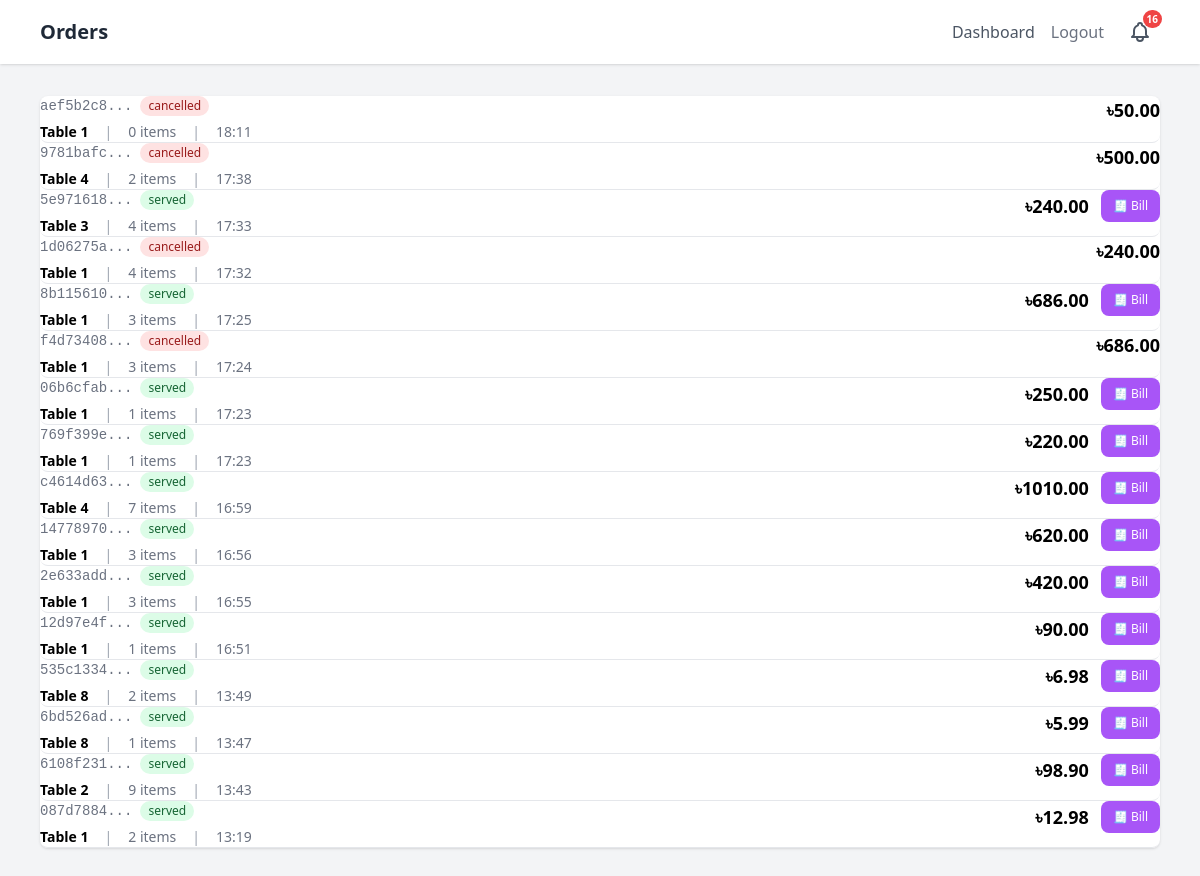
/admin/orders (signed in), run on the app's committed database.
### app/models/order.py (models this page shows, shortened)
class Order(db.Model):
    __tablename__ = "orders"
    id = db.Column(db.String(36), primary_key=True, default=lambda: str(uuid.uuid4()))
    table_id = db.Column(db.Integer, db.ForeignKey("tables.id"), nullable=False)
    session_token = db.Column(db.String(128), nullable=False)
    status = db.Column(
        db.String(20), nullable=False, default="received"
    )  # received, preparing, served, completed, cancelled
    total_amount = db.Column(db.Float, default=0.0)
    created_at = db.Column(db.DateTime, default=datetime.utcnow)
    updated_at = db.Column(db.DateTime, default=datetime.utcnow, onupdate=datetime.utcnow)
    is_read = db.Column(db.Boolean, server_default='false', default=False)
    items = db.relationship("OrderItem", backref="order", lazy="dynamic", cascade="all, delete-orphan")
    STATUSES = ["received", "preparing", "served", "completed", "cancelled"]

### app/models/table.py (models this page shows, shortened)
class Table(db.Model):
    __tablename__ = "tables"
    id = db.Column(db.Integer, primary_key=True)
    table_number = db.Column(db.Integer, unique=True, nullable=False)
    qr_token = db.Column(db.String(64), unique=True, nullable=False, index=True)
    is_active = db.Column(db.Boolean, default=True)
    waiter_called = db.Column(db.Boolean, default=False)
    orders = db.relationship("Order", backref="table", lazy="dynamic")

### app/blueprints/admin/routes.py (the view)
@admin_bp.route("/orders")
@login_required
@admin_required
def orders():
    orders = Order.query.order_by(Order.created_at.desc()).limit(50).all()
    return render_template("admin/orders.html", orders=orders)

### app/blueprints/admin/routes.py (called while the page is built)
def admin_required(f):
    @wraps(f)
    def decorated_function(*args, **kwargs):
        if not current_user.is_authenticated or current_user.role != "admin":
            abort(403)
        return f(*args, **kwargs)
    return decorated_function

### app/models/staff_user.py (called while the page is built)
@login_manager.user_loader
def load_user(user_id):
    return StaffUser.query.get(int(user_id))

### app/templates/admin/orders.html (shortened to what this page needs)
{% extends "base.html" %}
{% block content %}
<div class="min-h-screen bg-gray-100">
    <nav class="bg-white shadow">
        <div class="max-w-6xl mx-auto px-4 py-3 flex items-center justify-between">
            <h1 class="text-lg sm:text-xl font-bold text-gray-800">Orders</h1>
            <div class="flex items-center gap-3 sm:gap-4">
                <a href="/admin/" class="text-sm sm:text-base text-gray-600 hover:text-gray-800">Dashboard</a>
                <a href="/admin/logout" class="text-sm sm:text-base text-gray-500 hover:text-gray-700">Logout</a>
                {% include "admin/_bell.html" %}
            </div>
        </div>
    </nav>
    <main class="max-w-6xl mx-auto px-3 sm:px-4 py-4 sm:py-8">
        {% if orders %}
        <div class="space-y-3 sm:space-y-0 sm:bg-white sm:rounded-lg sm:shadow sm:overflow-hidden">
            {% for order in orders %}
            <div class="bg-white sm:bg-transparent rounded-lg shadow sm:shadow-none sm:border-b sm:border-gray-200 p-4 sm:p-0">
                <div class="flex items-start justify-between gap-3">
                    <div class="flex-1 min-w-0">
                        <div class="flex items-center gap-2 flex-wrap">
                            <span class="font-mono text-xs sm:text-sm text-gray-500">{{ order.id[:8] }}...</span>
                            <span class="px-2 py-0.5 text-xs rounded-full
                                {% if order.status == 'received' %}bg-blue-100 text-blue-800
                                {% elif order.status == 'preparing' %}bg-yellow-100 text-yellow-800
                                {% elif order.status == 'served' %}bg-green-100 text-green-800
                                {% elif order.status == 'completed' %}bg-gray-100 text-gray-800
                                {% else %}bg-red-100 text-red-800{% endif %}">
                                {{ order.status }}
                            </span>
                        </div>
                        <div class="mt-1.5 flex items-center gap-2 sm:gap-4 text-sm">
                            <span class="font-semibold">Table {{ order.table.table_number }}</span>
                            <span class="text-gray-400">|</span>
                            <span class="text-gray-500">{{ order.items.count() }} items</span>
                            <span class="text-gray-400">|</span>
                            <span class="text-gray-500">{{ order.created_at.strftime('%H:%M') }}</span>
                        </div>
                    </div>
                    <div class="flex items-center gap-2 sm:gap-3 shrink-0">
                        <span class="font-bold text-base sm:text-lg">৳{{ "%.2f"|format(order.total_amount) }}</span>
                        {% if order.status in ['received', 'preparing'] %}
                        <form method="POST" action="/admin/orders/{{ order.id }}/cancel"
                            onsubmit="return confirm('নিশ্চিত? অর্ডারটি বাতিল করা হবে')">
                            <input type="hidden" name="csrf_token" value="{{ csrf_token() }}">
                            <button class="bg-red-500 text-white text-xs px-2.5 py-1.5 sm:px-3 sm:py-2 rounded-lg hover:bg-red-600 active:scale-95 transition-all whitespace-nowrap">
                                ✕ Cancel
                            </button>
                        </form>
                        {% elif order.status in ['served', 'completed'] %}
                        <a href="/admin/orders/{{ order.id }}/bill" target="_blank"
                           class="bg-purple-500 text-white text-xs px-2.5 py-1.5 sm:px-3 sm:py-2 rounded-lg hover:bg-purple-600 active:scale-95 transition-all whitespace-nowrap">
                            🧾 Bill
                        </a>
                        {% endif %}
                    </div>
                </div>
            </div>
            {% endfor %}
        </div>
        {% else %}
        <div class="text-center py-12 text-gray-400">
            <p class="text-lg">No orders found</p>
        </div>
        {% endif %}
    </main>
</div>
{% endblock %}

### app/templates/base.html (style rules this page uses)
* { -webkit-tap-highlight-color: transparent; }

### data on the page
Order: id "aef5b2c8", status "cancelled", table.table_number "1", items.count "0", created_at "18:11", total_amount "50.00"
Order: id "9781bafc", status "cancelled", table.table_number "4", items.count "2", created_at "17:38", total_amount "500.00"
Order: id "5e971618", status "served", table.table_number "3", items.count "4", created_at "17:33", total_amount "240.00"
Order: id "1d06275a", status "cancelled", table.table_number "1", items.count "4", created_at "17:32", total_amount "240.00"
Order: id "8b115610", status "served", table.table_number "1", items.count "3", created_at "17:25", total_amount "686.00"
Order: id "f4d73408", status "cancelled", table.table_number "1", items.count "3", created_at "17:24", total_amount "686.00"
Order: id "06b6cfab", status "served", table.table_number "1", items.count "1", created_at "17:23", total_amount "250.00"
Order: id "769f399e", status "served", table.table_number "1", items.count "1", created_at "17:23", total_amount "220.00"
Order: id "c4614d63", status "served", table.table_number "4", items.count "7", created_at "16:59", total_amount "1010.00"
Order: id "14778970", status "served", table.table_number "1", items.count "3", created_at "16:56", total_amount "620.00"
Order: id "2e633add", status "served", table.table_number "1", items.count "3", created_at "16:55", total_amount "420.00"
Order: id "12d97e4f", status "served", table.table_number "1", items.count "1", created_at "16:51", total_amount "90.00"
Order: id "535c1334", status "served", table.table_number "8", items.count "2", created_at "13:49", total_amount "6.98"
Order: id "6bd526ad", status "served", table.table_number "8", items.count "1", created_at "13:47", total_amount "5.99"
Order: id "6108f231", status "served", table.table_number "2", items.count "9", created_at "13:43", total_amount "98.90"
Order: id "087d7884", status "served", table.table_number "1", items.count "2", created_at "13:19", total_amount "12.98"
